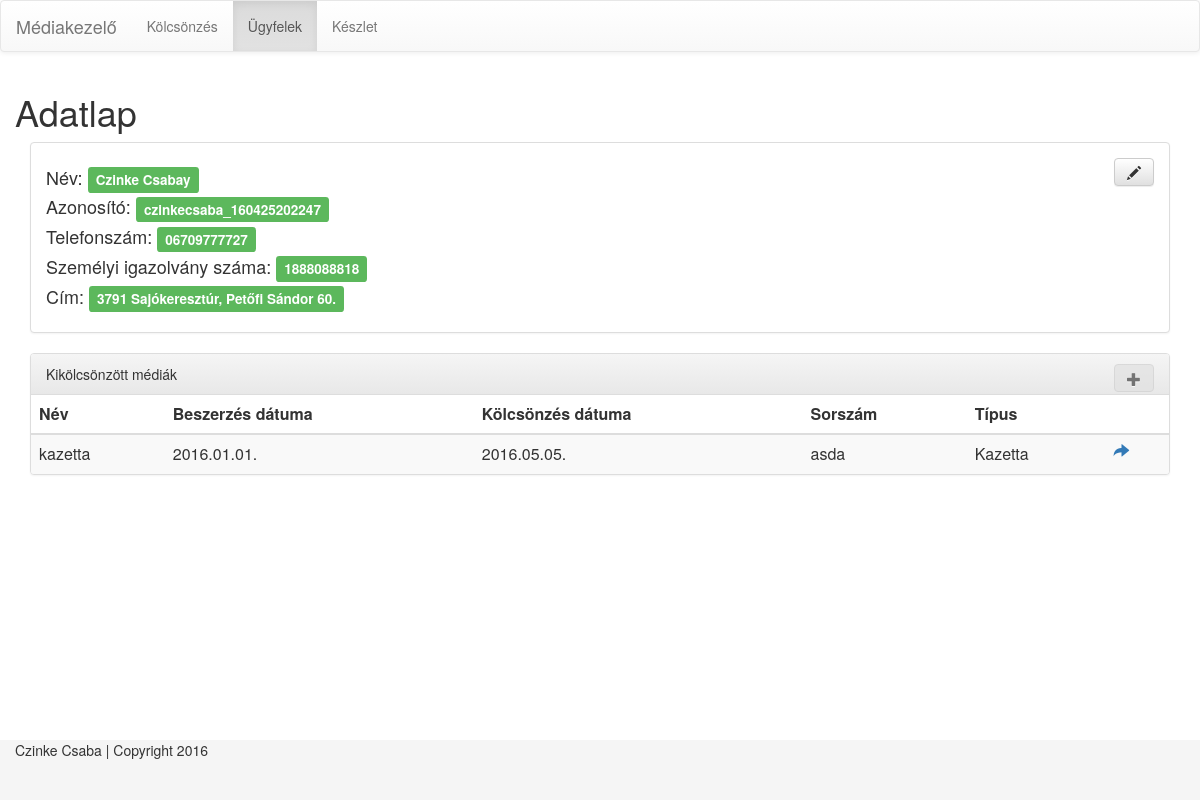
/customer/customerdatasheet/1/, run on the app's committed database.
### customerService/models.py (models this page shows, shortened)
class Customer(models.Model):
    name = models.CharField(max_length=200)
    customer_identifier = models.CharField(max_length=200, unique=True)
    phone_number = models.CharField(max_length=20)
    personal_identifier = models.CharField(max_length=20)
    address = models.CharField(max_length=200)
    is_deleted = models.BooleanField(default=False)

### mediaService/models.py (models this page shows, shortened)
class Media(models.Model):
    media_title = models.CharField(max_length=200)
    purchase_date = models.DateField()
    rented_date = models.DateField(null=True)
    seq = models.CharField(max_length=20, unique=True)
    media_type = models.OneToOneField(Types.Type, related_name="media_type")
    status_type = models.OneToOneField(Types.Type, related_name="media_status_type")
    is_deleted = models.BooleanField(default=False)
    customer = models.ForeignKey(Customers.Customer, related_name="medias", null=True)

### typeService/models.py (models this page shows)
class Type(models.Model):
    category = models.ForeignKey(Category, related_name="category")
    resource_key = models.CharField(max_length=200, unique=True)
    description = models.CharField(max_length=200)
    def __str__(self):
        return self.description

### customerService/views.py (the view)
# urls.py: url(r'^customerdatasheet/(?P<customer_id>[0-9]+)/$', views.customer_sheet, name='customerdatasheet'),
def customer_sheet(request, customer_id):
    customer = DataAccess.get_customer_by_id(customer_id)
    template = loader.get_template(TemplateKeys.customer_data_sheet)
    context = {
        'customer': customer,
        'rentable_media': MediaDataAccess.get_all_media().filter(status_type_id = TypeDataAccess.get_type_by_resource_key(TypeKeys.rentable))
    }
    return HttpResponse(template.render(context, request))

### customerService/data_access/customer_data_access.py (called while the page is built)
def get_customer_by_id(customer_id):
    return Customer.objects.get(id = customer_id)

### mediaService/data_access/media_data_access.py (called while the page is built)
def get_all_media():
    return Media.objects.filter(is_deleted = False)

### typeService/data_access/data_access.py (called while the page is built)
def get_type_by_resource_key(resource_key):
    return Type.objects.get(resource_key = resource_key)

### customerService/templates/customerdatasheet.html (shortened to what this page needs)
{% extends "header_footer.html" %}
{% block content %}
<div class="container">
    <div class="row"><h1>Adatlap</h1></div>
    <div class="panel panel-default">
        <div class="panel-body">
            <a href="{% url 'customer:editcustomer' customer.id %}" class="btn btn-default pull-right"><span class="glyphicon glyphicon-pencil"></span></a>
            <h4>Név: <span class="label label-success">{{customer.name}}</span></h4>
            <h4>Azonosító: <span class="label label-success">{{customer.customer_identifier}}</span></h4>
            <h4>Telefonszám: <span class="label label-success">{{customer.phone_number}}</span></h4>
            <h4>Személyi igazolvány száma: <span class="label label-success">{{customer.personal_identifier}}</span></h4>
            <h4>Cím: <span class="label label-success">{{customer.address}}</span></h4>
        </div>
    </div>
    <div class="panel panel-default">
        <div class="panel-heading">Kikölcsönzött médiák
            <a data-toggle="modal" {% if rentable_media.count == 0 %}disabled{% else %}href="#rentMedia"{% endif %} class="btn btn-default pull-right"><span class="glyphicon glyphicon-plus"></span></a>
        </div>
        <table class="table table-striped">
            <thead>
                <tr>
                    <th>Név</th>
                    <th>Beszerzés dátuma</th>
                    <th>Kölcsönzés dátuma</th>
                    <th>Sorszám</th>
                    <th>Típus</th>
                    <th></th>
                </tr>
            </thead>
            <tbody>
            {% for media in customer.medias.all %}
                <tr ondblclick="document.location = '{% url 'media:mediadatasheet' media.id %}'">
                    <td>{{ media.media_title }}</td>
                    <td>{{ media.purchase_date | date:"Y.m.d." }}</td>
                    <td>{{ media.rented_date | date:"Y.m.d." }}</td>
                    <td>{{ media.seq }}</td>
                    <td>{{ media.media_type }}</td>
                    <td><a href="{% url 'customer:unrentmedia' customer.id media.id 'customer'%}"><span class="glyphicon glyphicon-share-alt"></span></a></td>
                </tr>
            {% endfor %}
            </tbody>
        </table>
    </div>
</div>
{% endblock %}

### data on the page
Customer: name "Czinke Csabay", customer_identifier "czinkecsaba_160425202247", phone_number "06709777727", personal_identifier "1888088818", address "3791 Sajókeresztúr, Petőfi Sándor 60."
Media: media_title "kazetta", purchase_date "2016.01.01.", rented_date "2016.05.05.", seq "asda", media_type "Kazetta"
